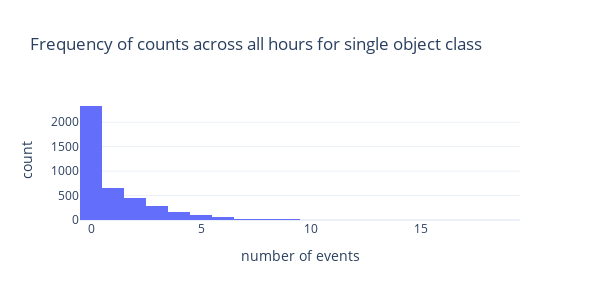

The code cell stored with this chart in its notebook:
### Markdown cell above
### Quick data analysis

Before we dive into the outlier detection methods, we can take a look at the dataset.

We are analysing the `obs_count` feature, which is a target value, counting historically objects detected in a given date and hour.

To see an overall distribution of counts, we can plot a histogram:

### Code cell
px.histogram(resampled_clean, x="obs_count", height=300, width=600, labels={'obs_count': 'number of events'},
             nbins=20, title="Frequency of counts across all hours for single object class")

### Figure 1 — Plotly figure (JSON) as saved in the notebook; plotly's stock layout.template omitted (floating-point values rounded to 4 significant figures; data arrays with more than 128 entries replaced by an {"elided": "..."} marker saying what was removed)
{"data": [{"alignmentgroup": "True", "bingroup": "x", "hovertemplate": "number of events=%{x}<br>count=%{y}<extra></extra>", "legendgroup": "", "marker": {"color": "#636efa"}, "name": "", "nbinsx": 20, "offsetgroup": "", "orientation": "v", "showlegend": false, "type": "histogram", "x": {"elided": "4140 int values"}, "xaxis": "x", "yaxis": "y"}], "layout": {"barmode": "relative", "height": 300, "legend": {"tracegroupgap": 0}, "title": {"text": "Frequency of counts across all hours for single object class"}, "width": 600, "xaxis": {"anchor": "y", "autorange": true, "domain": [0, 1], "range": [-0.5, 19.5], "title": {"text": "number of events"}, "type": "linear"}, "yaxis": {"anchor": "x", "autorange": true, "domain": [0, 1], "range": [0, 2454.0], "title": {"text": "count"}}}}
